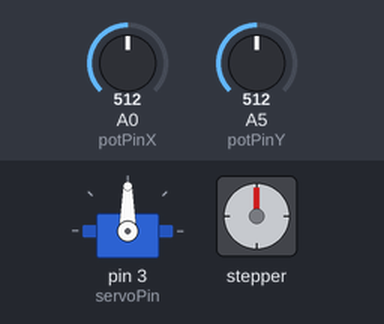
Bench run of a sketch on a simulated Arduino Uno, built with avr-gcc and run on an emulated ATmega328P. Shown: servo, stepper motor. Inputs (shaded band) come from the test bench; at power-on: A0 (potPinX) = 512, A5 (potPinY) = 512. Stepper angles assume 2048 steps per turn.

Above: at 1.2 s.
1.3 s: A0 (potPinX) set to 427
2.8 s: A0 (potPinX) set to 401
At 5.77 s:
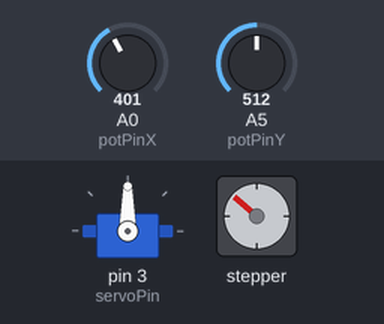
5.8 s: A5 (potPinY) set to 716
At 6.6 s:
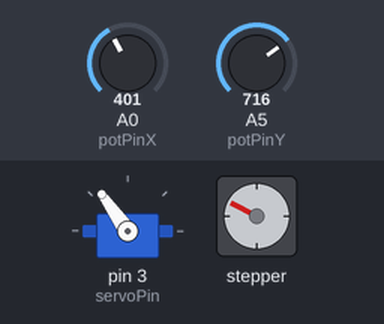
8.8 s: A0 (potPinX) set to 0
11.8 s: A5 (potPinY) set to 900
At 12.33 s:
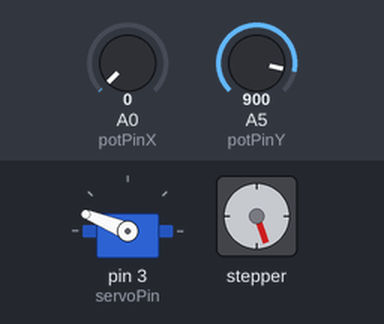
14.8 s: A5 (potPinY) set to 1023
At 15.33 s:
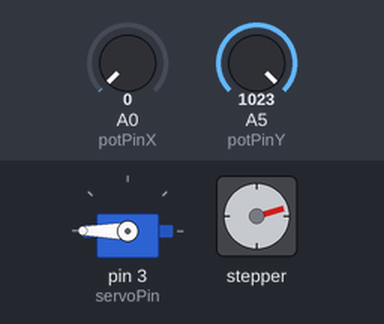
Timing chart, 0 to 20.9 s (numbered marks = the images above; inputs shaded):
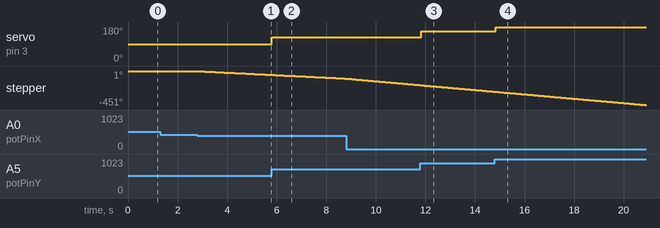

Measured:
- the behaviour switches between 410 and 409 on A0 (potPinX) (found by bisection; images 0 and 1)
- after the input at 1.3 s, every drawn part: stays the same
- after the input at 2.8 s, stepper: keeps turning counter-clockwise at about 17°/s, starting at once
- after the input at 5.8 s, servo on pin 3 (servoPin): 90° → 125° at once
- after the input at 11.8 s, servo on pin 3 (servoPin): 125° → 158° at once
- after the input at 14.8 s, servo on pin 3 (servoPin): 158° → 180° at once

The sketch:

tankV1.ino
```cpp
#include <Stepper.h>
#define STEPS_PER_REV 2048
Stepper myStepper(STEPS_PER_REV, 8, 10, 9, 11); // correct pin order for ULN2003

#include <Servo.h>
Servo myServo;

int servoPin = 3;
int potPinX = A0;
int potPinY = A5;

void setup() {
  myStepper.setSpeed(10); // start slow
  myServo.attach(servoPin);
}

void loop() {
  int Yreading = analogRead(potPinY);
  int angle = map(Yreading, 0, 1023, 0, 180);
  myServo.write(angle);

  delay(15);

  int Xreading = analogRead(potPinX);
  int mapped = map(Xreading, 0, 1023, -5, 5);

  if (abs(mapped) > 1) {
    myStepper.step(mapped);
  }
}
```
